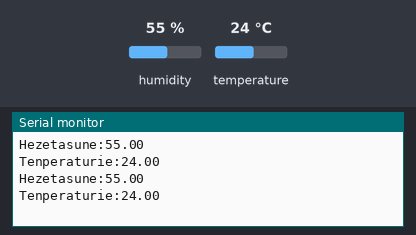
The sketch below on a simulated Arduino Uno, built with avr-gcc and run on an emulated ATmega328P. On the bench: the last lines printed to the serial monitor. Wiring (inferred from the names in the program): DHT22 sensor: data pin 2. The inputs (shaded band) are chosen by the test bench; at power-on: humidity 55 %, temperature 24 °C.

Above: at 6.5 s.
6.6 s: humidity set to 22 %
At 12.6 s:
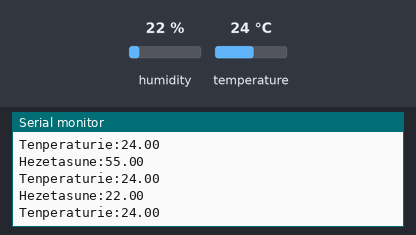
12.9 s: temperature set to 12 °C
At 18.2 s:
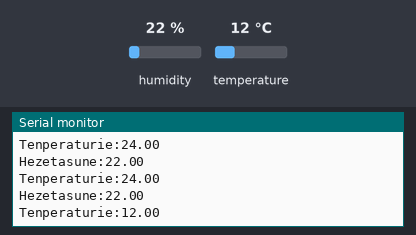
19.2 s: humidity set to 40 %
At 23.4 s:
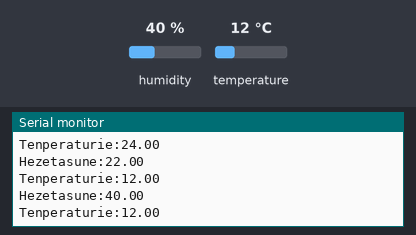
Timing chart, 0 to 24.9 s (numbered marks = the images above; inputs shaded):
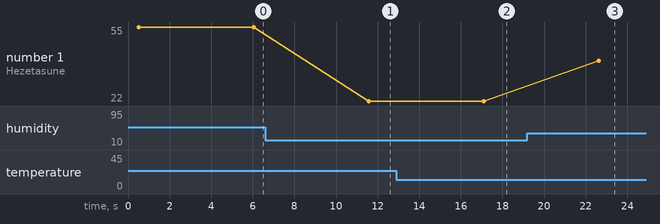

The sketch:

DHT.ino
```cpp
#include <DHT.h>

#define DHTPIN 2
#define DHTTYPE DHT22

DHT dht(DHTPIN, DHTTYPE);

void setup()
{
  Serial.begin(9600);
}

void loop()
{
  float h = dht.readHumidity();
  float t = dht.readTemperature();

  if (isnan(t) || isnan(h))
  {
    Serial.print("Failed to read from DHT");
  }
  else
  {
    Serial.print("Hezetasune:");
    Serial.print(h);
    Serial.println("");
    Serial.print("Tenperaturie:");
    Serial.print(t);
    Serial.println("");
    delay(5000);
  }
}
```

Measured:
- after the input at 6.6 s, the serial monitor: prints a new line after 5.0 s (image 1)
- after the input at 12.9 s, the serial monitor: prints a new line after 4.2 s (image 2)
- after the input at 19.2 s, the serial monitor: prints a new line after 3.4 s (image 3)
- plotted number 1: 55 → 22 after the input at 6.6 s, 22 → 40 after the input at 19.2 s
